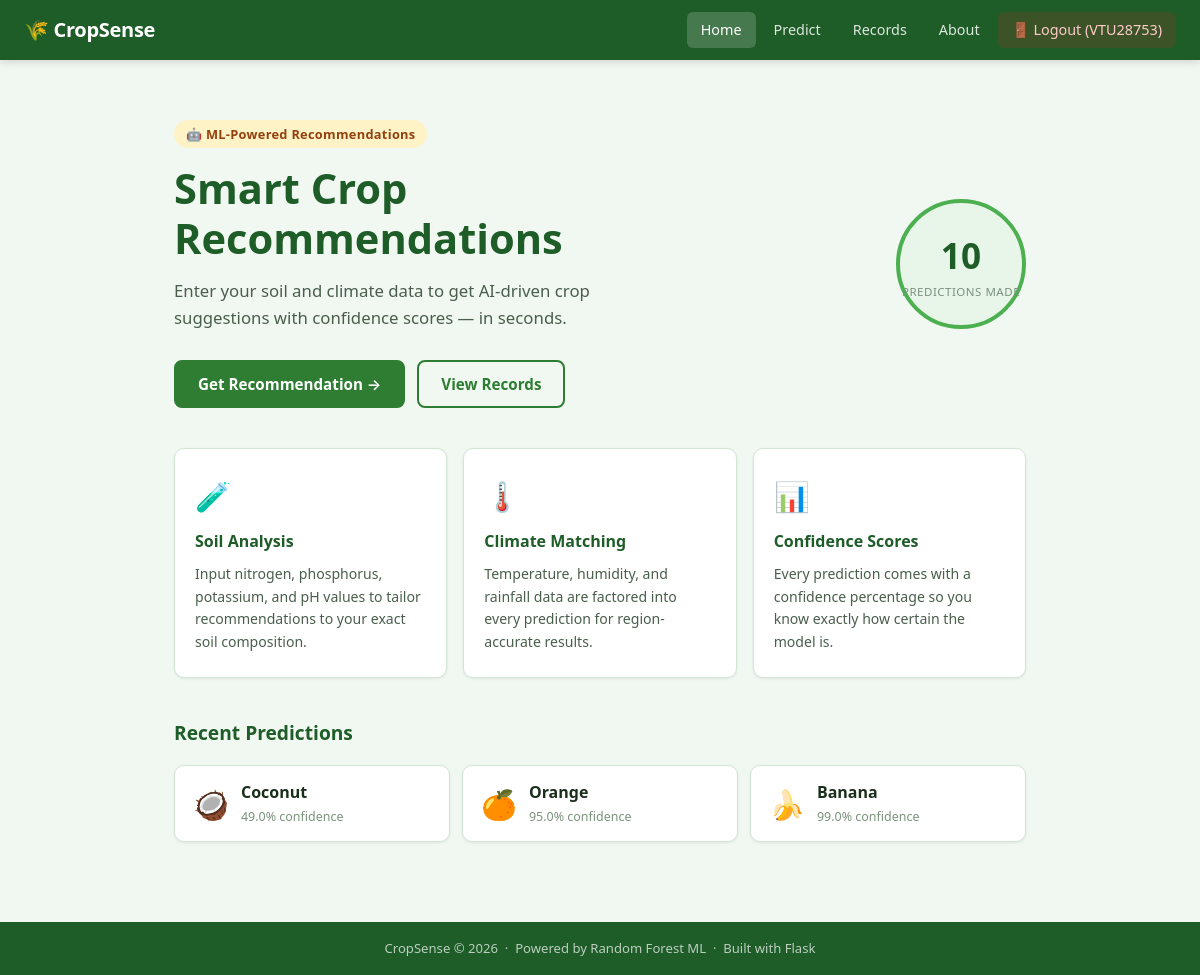
The page / (signed in) on the database its author committed.
### tables this page shows
CREATE TABLE predictions (
        id INTEGER PRIMARY KEY AUTOINCREMENT,
        nitrogen REAL,
        phosphorus REAL,
        potassium REAL,
        temperature REAL,
        humidity REAL,
        ph REAL,
        rainfall REAL,
        crop_name TEXT,
        confidence REAL,
        created_at DATETIME DEFAULT CURRENT_TIMESTAMP
    );

### Day 13&14/app.py (the view)
@app.route('/')
def home():
    if 'user' not in session:
        return redirect(url_for('login'))
    conn = get_db()
    total = conn.execute("SELECT COUNT(*) as c FROM predictions").fetchone()['c']
    latest = conn.execute("SELECT crop_name, confidence, created_at FROM predictions ORDER BY id DESC LIMIT 3").fetchall()
    conn.close()
    return render_template('index.html', total=total, latest=latest, emojis=CROP_EMOJIS)

### Day 13&14/app.py (called while the page is built)
def get_db():
    conn = sqlite3.connect(DB_PATH)
    conn.row_factory = sqlite3.Row
    return conn

### Day 13&14/templates/index.html (shortened to what this page needs)
{% extends "base.html" %}
{% block content %}
<section class="hero">
    <div class="hero-inner">
        <span class="hero-badge">🤖 ML-Powered Recommendations</span>
        <h1>Smart Crop<br>Recommendations</h1>
        <p class="hero-sub">Enter your soil and climate data to get AI-driven crop suggestions with confidence scores — in seconds.</p>
        <div class="hero-actions">
            <a href="{{ url_for('predict') }}" class="btn btn-primary">Get Recommendation →</a>
            <a href="{{ url_for('records') }}" class="btn btn-outline">View Records</a>
        </div>
    </div>
    <div class="hero-stat">
        <div class="stat-ring">
            <span class="stat-number">{{ total }}</span>
            <span class="stat-label">Predictions Made</span>
        </div>
    </div>
</section>
<section class="features">
    <div class="feature-card">
        <span class="feat-icon">🧪</span>
        <h3>Soil Analysis</h3>
        <p>Input nitrogen, phosphorus, potassium, and pH values to tailor recommendations to your exact soil composition.</p>
    </div>
    <div class="feature-card">
        <span class="feat-icon">🌡️</span>
        <h3>Climate Matching</h3>
        <p>Temperature, humidity, and rainfall data are factored into every prediction for region-accurate results.</p>
    </div>
    <div class="feature-card">
        <span class="feat-icon">📊</span>
        <h3>Confidence Scores</h3>
        <p>Every prediction comes with a confidence percentage so you know exactly how certain the model is.</p>
    </div>
</section>
{% if latest %}
<section class="recent-section">
    <h2>Recent Predictions</h2>
    <div class="recent-grid">
        {% for r in latest %}
        <div class="recent-card">
            <span class="recent-emoji">{{ emojis.get(r['crop_name'], '🌱') }}</span>
            <div class="recent-info">
                <strong>{{ r['crop_name'].title() }}</strong>
                <span class="confidence-badge">{{ r['confidence'] }}% confidence</span>
            </div>
        </div>
        {% endfor %}
    </div>
</section>
{% endif %}
{% endblock %}

### Day 13&14/static/css/style.css (style rules this page uses)
*, *::before, *::after { margin: 0; padding: 0; box-sizing: border-box; }
:root { --green-dark: #1e5c28; --green-mid: #2e7d32; --green-light: #4caf50; --green-pale: #e8f5e9; --green-tint: #f1f8f2; --amber: #f59e0b; --amber-pale: #fef3c7; --red: #dc2626; --red-pale: #fee2e2; --text: #1a2e1c; --text-mid: #4a5e4c; --text-light: #7a927c; --border: #d1e7d4; --white: #ffffff; --shadow-sm: 0 1px 3px rgba(0,0,0,0.08); --shadow-md: 0 4px 12px rgba(0,0,0,0.10); --radius: 10px; --radius-lg: 16px; }
html { scroll-behavior: smooth; }
body { font-family: 'Segoe UI', system-ui, -apple-system, sans-serif; background: var(--green-tint); color: var(--text); min-height: 100vh; display: flex; flex-direction: column; line-height: 1.6; }
.hero { display: flex; align-items: center; justify-content: space-between; gap: 32px; max-width: 900px; margin: 0 auto; padding: 60px 24px 40px; }
.hero-inner { flex: 1; }
.hero-badge { display: inline-block; background: var(--amber-pale); color: #92400e; font-size: 0.8rem; font-weight: 600; padding: 4px 12px; border-radius: 20px; margin-bottom: 16px; letter-spacing: 0.3px; }
.hero h1 { font-size: 2.6rem; color: var(--green-dark); line-height: 1.2; margin-bottom: 14px; font-weight: 800; }
.hero-sub { color: var(--text-mid); font-size: 1.05rem; max-width: 440px; margin-bottom: 28px; }
.hero-actions { display: flex; gap: 12px; flex-wrap: wrap; }
.hero-stat { flex-shrink: 0; text-align: center; }
.stat-ring { width: 130px; height: 130px; border-radius: 50%; background: var(--green-pale); border: 4px solid var(--green-light); display: flex; flex-direction: column; align-items: center; justify-content: center; }
.stat-number { font-size: 2.2rem; font-weight: 800; color: var(--green-dark); }
.stat-label { font-size: 0.72rem; color: var(--text-light); text-transform: uppercase; letter-spacing: 0.5px; }
.features { display: grid; grid-template-columns: repeat(3, 1fr); gap: 16px; max-width: 900px; margin: 0 auto 40px; padding: 0 24px; }
.feature-card { background: var(--white); border: 1px solid var(--border); border-radius: var(--radius); padding: 24px 20px; box-shadow: var(--shadow-sm); }
.feat-icon { font-size: 1.8rem; display: block; margin-bottom: 10px; }
.feature-card h3 { color: var(--green-dark); margin-bottom: 8px; font-size: 1rem; }
.feature-card p { color: var(--text-mid); font-size: 0.88rem; }
.recent-section { max-width: 900px; margin: 0 auto; padding: 0 24px 40px; }
.recent-section h2 { color: var(--green-dark); margin-bottom: 16px; font-size: 1.2rem; }
.recent-grid { display: flex; gap: 12px; flex-wrap: wrap; }
.recent-card { background: var(--white); border: 1px solid var(--border); border-radius: var(--radius); padding: 14px 18px; display: flex; align-items: center; gap: 12px; box-shadow: var(--shadow-sm); flex: 1; min-width: 180px; }
.recent-emoji { font-size: 1.8rem; }
.recent-info { display: flex; flex-direction: column; }
.recent-info strong { font-size: 1rem; color: var(--text); }
.confidence-badge { font-size: 0.78rem; color: var(--text-light); margin-top: 2px; }
.btn { display: inline-flex; align-items: center; justify-content: center; gap: 6px; padding: 10px 22px; border-radius: 8px; font-size: 0.95rem; font-weight: 600; text-decoration: none; cursor: pointer; border: 2px solid transparent; transition: all 0.2s; white-space: nowrap; }
.btn-primary { background: var(--green-mid); color: #fff; border-color: var(--green-mid); }
.btn-outline { background: transparent; color: var(--green-mid); border-color: var(--green-mid); }

### rows shown on the page
predictions: get "🥥", crop_name "Coconut", confidence "49.0"
predictions: get "🍊", crop_name "Orange", confidence "95.0"
predictions: get "🍌", crop_name "Banana", confidence "99.0"

### other values the page prints
{{ session['user'] }} "VTU28753"
{{ total }} "10"
